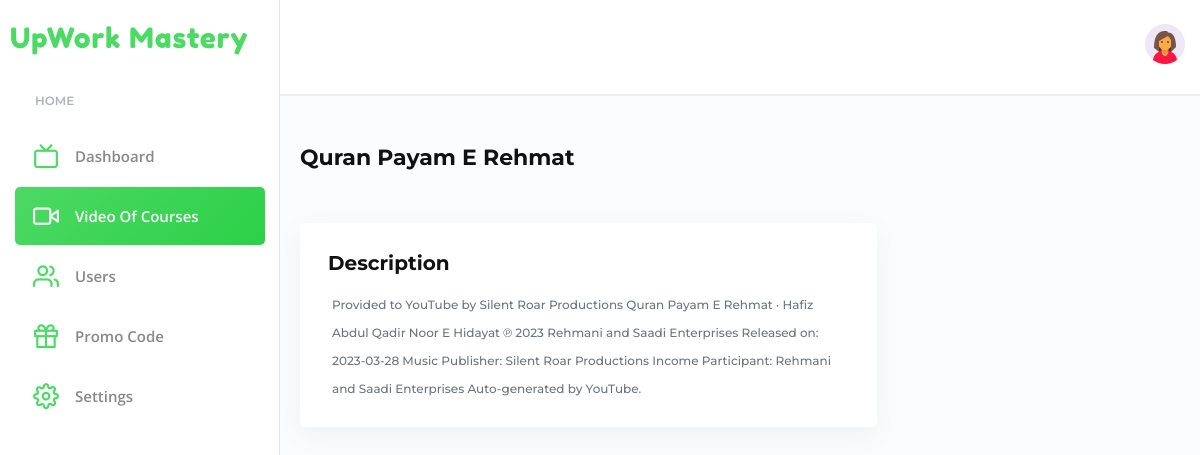
The page /admin/cource-detail.php?id=3 on the database its author committed.
### tables this page shows
CREATE TABLE `videos` (
  `id` int(11) NOT NULL,
  `title` varchar(255) NOT NULL,
  `link` varchar(255) NOT NULL,
  `description` text NOT NULL,
  `created_at` datetime NOT NULL DEFAULT current_timestamp()
);

### admin/cource-detail.php (the view, shortened to what this page needs)
<?php
$conn=connect();
$id = $_GET["id"];
$sql = "SELECT * FROM videos WHERE id =$id";
$run = mysqli_query($conn,$sql);
$result = mysqli_fetch_assoc($run);
    $title = $result["title"];
    $description = $result["description"];
?>
<!DOCTYPE html>
<html lang="en">
<head>
<?php include("../include/links.php")?>
</head>
<body class="color-theme-green mont-font">
    <div class="main-wrapper">
        <nav class="navigation scroll-bar">
            <div class="container pl-0 pr-0">
                <div class="nav-content">
                    <div class="nav-top">
                        <a href="index.php"><span class="d-inline-block fredoka-font ls-3 fw-500 text-current font-xl logo-text mb-0">UpWork Mastery</span> </a>
                    </div>
                    <div class="nav-caption fw-600 font-xssss text-grey-500"><span>HOME</span></div>
                    <ul class="mb-3">
                        <li><a href="index.php" class="nav-content-bttn open-font" data-tab="chats"><i class="feather-tv mr-3"></i><span>Dashboard</span></a></li>
                        <li class="flex-lg-brackets"><a href="manage-video.php" data-tab="archived" class="active nav-content-bttn open-font"><i class="feather-video mr-3"></i><span>Video Of Courses</span></a></li>
                        <li><a href="manage-users.php" class="nav-content-bttn open-font" data-tab="favorites"><i class="feather-users mr-3"></i><span>Users</span></a></li>
                        <li><a href="manage-promo-code.php" class="nav-content-bttn open-font" data-tab="favorites"><i class="feather-gift mr-3"></i><span>Promo Code</span></a></li>
                        <li><a href="setting.php" class="nav-content-bttn open-font" data-tab="favorites"><i class="feather-settings mr-3"></i><span>Settings</span></a></li>
                    </ul>
                </div>
            </div>
        </nav>
        <div class="main-content">
            <?php include("../include/header.php")?>
            <div class="middle-sidebar-bottom">
                <div class="middle-sidebar-left">
                    <div class="row">
                        <div class="col-xl-8 col-xxl-9">
                            <div class="card d-block border-0 rounded-lg overflow-hidden dark-bg-transparent bg-transparent mt-4 pb-3">
                                <div class="row">
                                    <div class="col-10"><h2 class="fw-700 font-md d-block lh-4 mb-2"><?php echo $title?></h2></div>
                                </div>
                            </div>
                            <div class="card d-block border-0 rounded-lg overflow-hidden p-4 shadow-xss mb-5 mt-4">
                                <h2 class="fw-700 font-sm mb-3 mt-1 pl-1 mb-3">Description</h2>
                                <p class="font-xssss fw-500 lh-28 text-grey-600 mb-0 pl-2"><?php echo $description?></p>
                            </div>
                        </div>
                    </div>
                </div>
            </div>
        </div>
    </div>
</body>
</html>

### admin/include/css/feather.css (style rules this page uses)
[class^="feather-"], [class*=" feather-"] { font-family: 'feather' !important; speak: none; font-style: normal; font-weight: normal; font-variant: normal; text-transform: none; line-height: 1; -webkit-font-smoothing: antialiased; -moz-osx-font-smoothing: grayscale; }
.feather-gift:before { content: "\e96b"; }
.feather-settings:before { content: "\e9c4"; }
.feather-tv:before { content: "\e9e9"; }
.feather-users:before { content: "\e9f6"; }
.feather-video:before { content: "\e9f7"; }

### rows shown on the page
videos: title "Quran Payam E Rehmat", description "Provided to YouTube by Silent Roar Productions Quran Payam E Rehmat · Hafiz Abdul Qadir Noor E Hidayat ℗ 2023 Rehmani and Saadi Enterprises Released on: 2023-03-28 Music Publisher: Silent Roar Productions Income Participant: Rehmani and Saadi Enterprises Auto-generated by YouTube."
